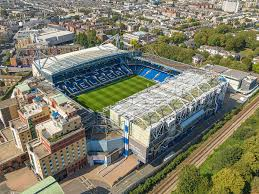
#> input picture Pertemuan 4/Transformasi Citra Digital/image.jpeg, 259 x 194 px
$ python Transformasi-fourier.py
#> lines starting #> are read from the running program, lines starting #| are printed output that depends on the picture
import cv2
import numpy as np
from matplotlib import pyplot as plt
# Membaca gambar dalam grayscale
image = cv2.imread('image.jpeg', 0)
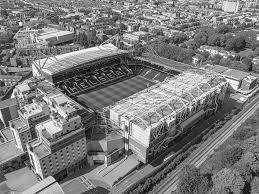
#> image: shape (194, 259); min 0, max 255, mean 124
#Melakukan FFT
dft = cv2.dft(np.float32(image), flags=cv2.DFT_COMPLEX_OUTPUT)
dft_shift = np.fft.fftshift(dft)
# Menghitung magnitude spectrum
magnitude_spectrum = np.log(cv2.magnitude(dft_shift[:, :, 0], dft_shift[:,:, 1]))
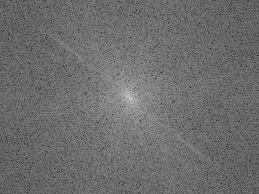
#> magnitude_spectrum: shape (194, 259) float32; min 2.98, max 15.65, mean 8.41; drawn with min black and max white
# Menampilkan gambar asli dan magnitude spectrum
plt.subplot(121), plt.imshow(image, cmap='gray'), plt.title('Original Image')
plt.subplot(122), plt.imshow(magnitude_spectrum, cmap='gray'), plt.title('Magnitude Spectrum'),
plt.show()
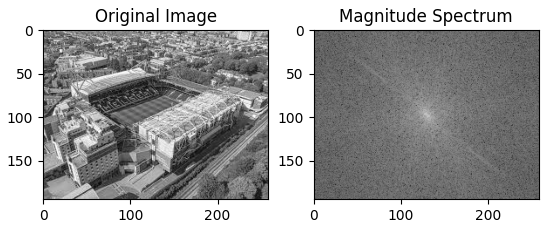
#> figure drawn by matplotlib, 2 panels
